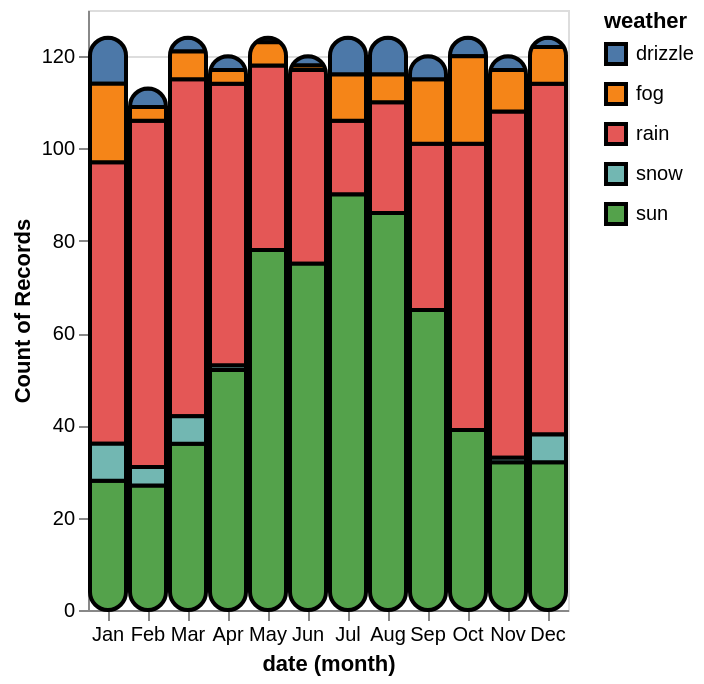

Vega-Lite specification stored for this chart:
### Vega-Lite specification from a JSON file in a GitHub repository (floating-point values rounded to 4 significant figures; data arrays with more than 128 entries replaced by an {"elided": "..."} marker saying what was removed)
{"$schema": "https://vega.github.io/schema/vega-lite/v4.json", "data": {"values": {"elided": "1461 records"}}, "mark": {"type": "bar", "cornerRadius": 10, "stroke": "black"}, "encoding": {"x": {"timeUnit": "month", "field": "date", "type": "ordinal"}, "y": {"aggregate": "count"}, "color": {"field": "weather"}}, "config": {"bar": {"strokeWidth": 2}}}
